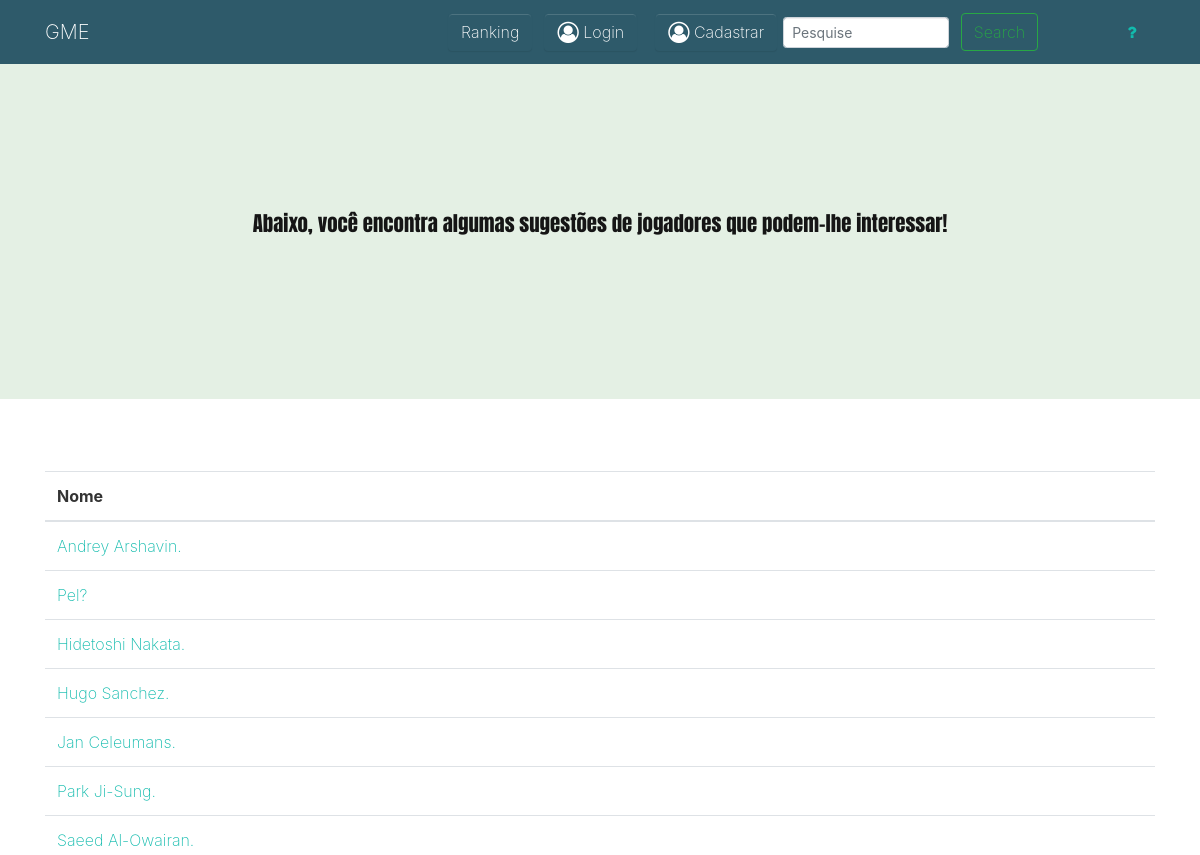
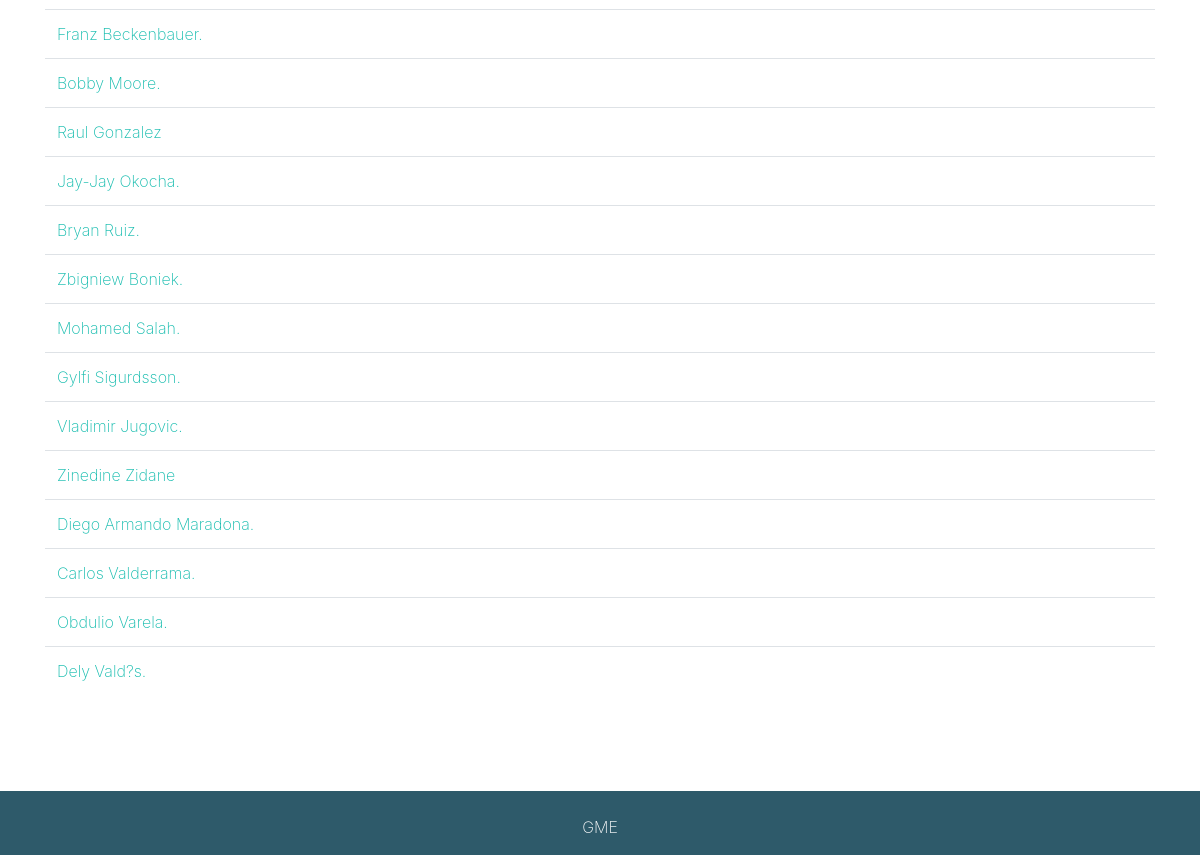
Before: /app/controller/CraqueController.php?rota=atletas with the older database file (2 pictures, top to bottom).
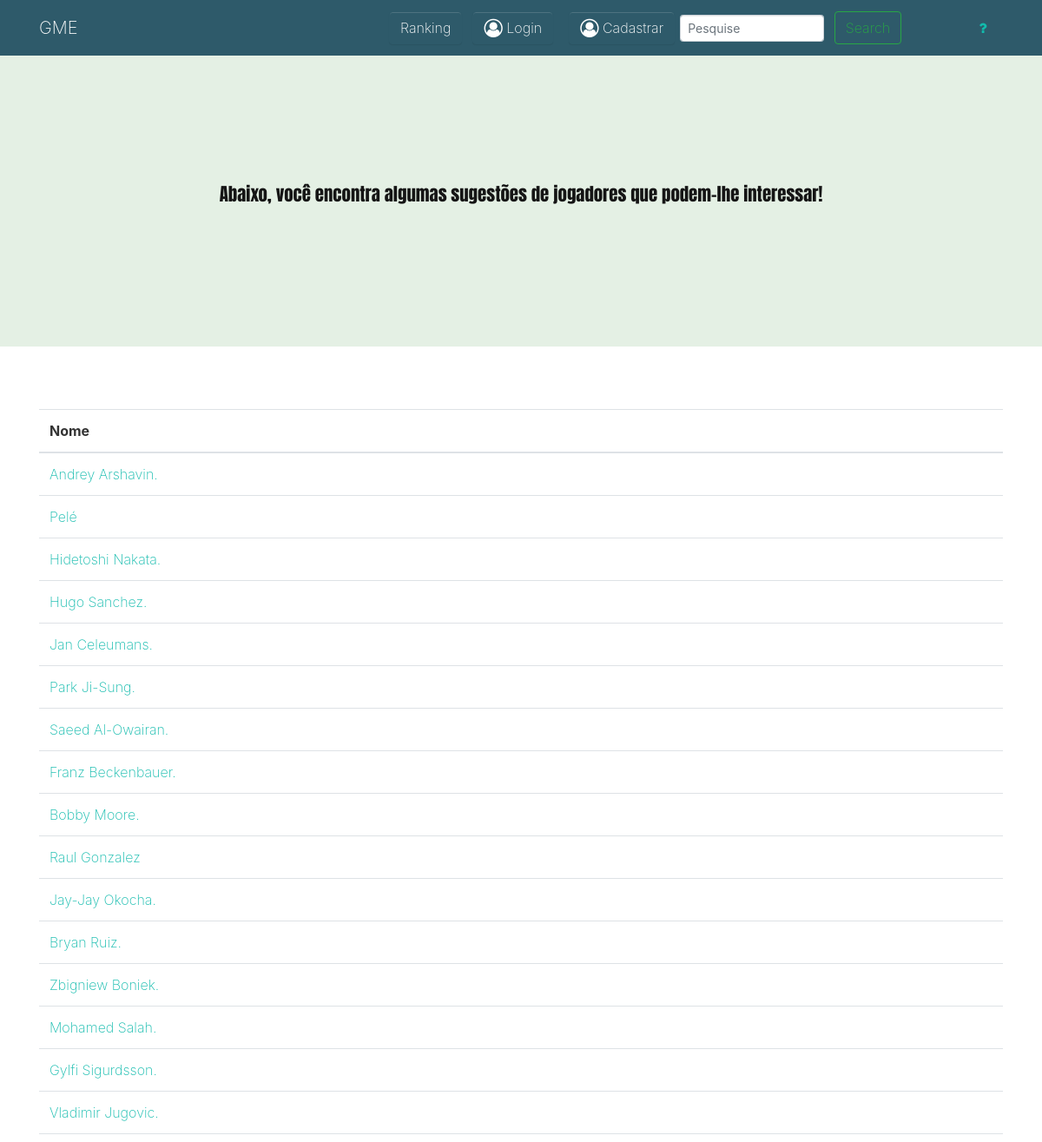
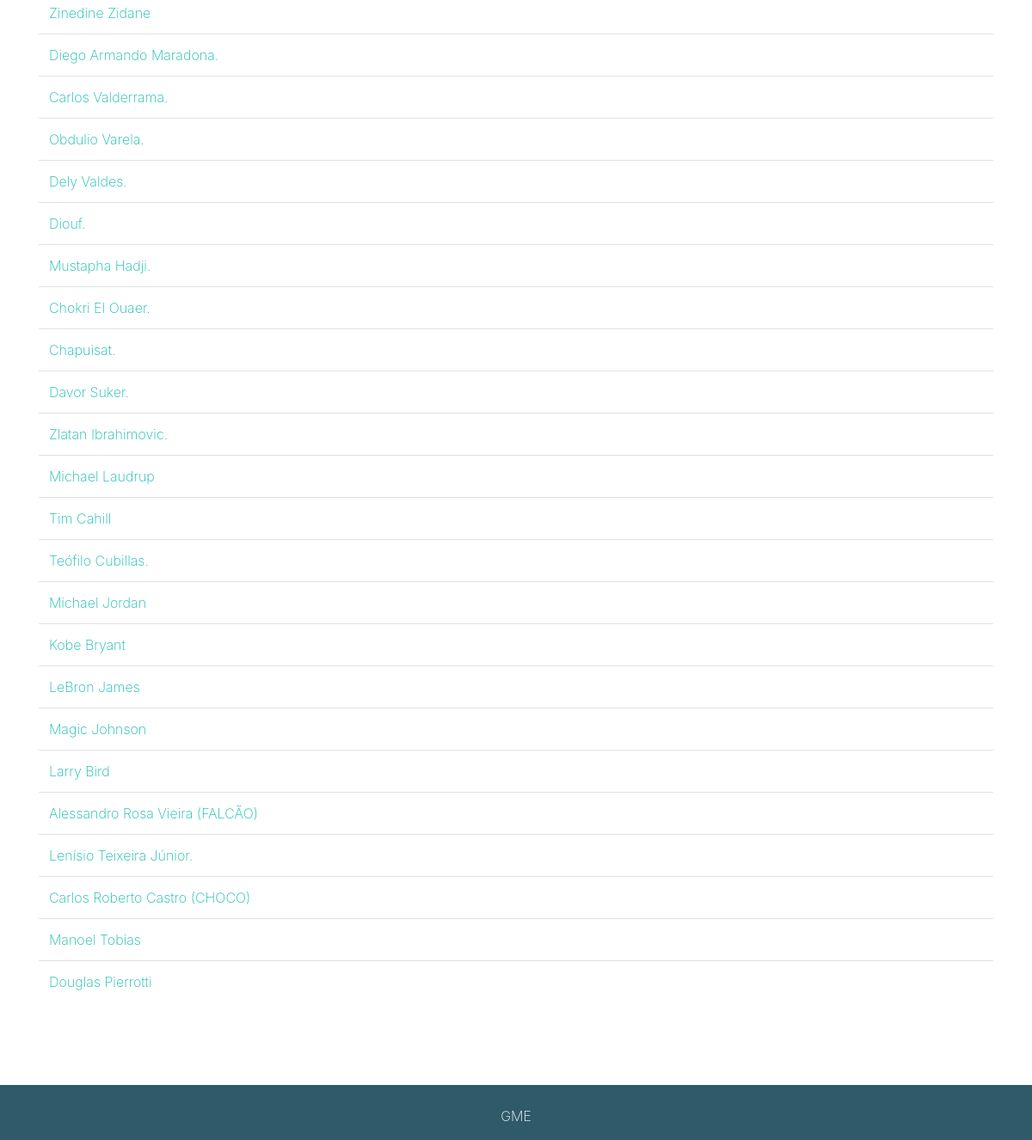
After: the same page with the newer database file (2 pictures, top to bottom).
### tables this page shows
CREATE TABLE `craques` (
  `id_craques` int(10) NOT NULL,
  `nome_craque` varchar(35) NOT NULL,
  `morte` varchar(50) DEFAULT NULL,
  `nascimento` varchar(50) DEFAULT NULL,
  `titulos` varchar(150) DEFAULT NULL,
  `numero_de_jogos` varchar(20) DEFAULT NULL,
  `icon_craque` varchar(1000) DEFAULT NULL,
  `qtd_curtir` int(11) NOT NULL
);

### app/database/Conexao.php (called while the page is built, shortened)
<?php
class Conexao
{
    public static function getConexao(){
        $conexao = new PDO("mysql:host=".self::HOST.";dbname=".self::NOMEBANCO.";charset=utf8", self::USUARIO, self::SENHA);
        return $conexao;
    }
}

### app/crud/CrudCraques.php (called while the page is built, shortened)
<?php
require_once __DIR__."/../database/Conexao.php";
require_once __DIR__ . "/../model/Craque.php";
class CrudCraques
{
    private $conexao;
    public function __construct()
    {
        $this->conexao = Conexao::getConexao();
    }
    public function getAtletas(){
        $sql = "SELECT * FROM craques";
        $craquesArray = $this->conexao->query($sql)->fetchAll(PDO::FETCH_ASSOC);
        $arrayCraquesObj = array();
        foreach ($craquesArray as $craque){
            $craqueObj = new Craque($craque['id_craques'], $craque['nome_craque'], $craque['morte'], $craque['nascimento'], $craque['titulos'], $craque['numero_de_jogos'], $craque['icon_craque']);
            $arrayCraquesObj[] = $craqueObj;
        }
        return $arrayCraquesObj;
    }
}

### app/model/Craque.php (called while the page is built, shortened)
<?php
class Craque
{
    private $id_craque;
    private $nome_craque;
    public function getIdCraque()
    {
        return $this->id_craque;
    }
    public function setIdCraque($id_craque)
    {
        $this->id_craque = $id_craque;
    }
    public function getNomeCraque()
    {
        return $this->nome_craque;
    }
    public function setNomeCraque($nome_craque)
    {
        $this->nome_craque = $nome_craque;
    }
}

### app/view/viewAtletas.php (the view, shortened to what this page needs)
<!DOCTYPE html>
<html>
<head>
    <link rel="stylesheet" href="https://cdnjs.cloudflare.com/ajax/libs/font-awesome/4.7.0/css/font-awesome.min.css" type="text/css">
    <link rel="stylesheet" href="../../assets/viewEsportes.css" type="text/css">
</head>
<body>
<?php
if(isset($_SESSION['tipo']) AND $_SESSION['tipo'] != '2'){
    require_once "navLoged.php";
}
elseif (!isset($_SESSION['tipo'])){
    require_once "navUnloged.php";
}
elseif(isset($_SESSION) AND $_SESSION['tipo'] == '2'){
    require_once "navLogedAdmin.php";
}?>
<div class="cabecalho text-center py-5">
    <div class="container">
        <div class="row my-5 justify-content-center">
            <div class="col-md-10">
                <p class="lead text-dark">Abaixo, você encontra algumas sugestões de jogadores que podem-lhe interessar!</p>
            </div>
        </div>
    </div>
</div>
<div class="py-5">
    <div class="container">
        <div class="row">
            <div class="col-md-12">
                <table class="table">
                    <thead>
                    <tr>
                        <th>Nome</th>
                    </tr>
                    </thead>
                    <tbody>
                    <?php foreach ($craques as $c):?>
                        <tr>
                            <td><a href="../controller/CraqueController.php?rota=ver&id=<?= $c->getIdCraque();?>"><?= $c->getNomeCraque();?></a></td>
                        </tr>
                    <?php endforeach;?>
                    </tbody>
                </table>
            </div>
        </div>
    </div>
</div>
</body>
</html>

Changed rows visible on the page:
changed craques: nome_craque "Pel?" → "Pelé"
changed craques: nome_craque "Dely Vald?s." → "Dely Valdes."
added craques: nome_craque "Diouf."
added craques: nome_craque "Mustapha Hadji."
added craques: nome_craque "Chokri El Ouaer."
added craques: nome_craque "Chapuisat."
added craques: nome_craque "Davor Suker."
added craques: nome_craque "Zlatan Ibrahimovic."
added craques: nome_craque "Michael Laudrup"
added craques: nome_craque "Tim Cahill"
added craques: nome_craque "Teófilo Cubillas."
added craques: nome_craque "Michael Jordan"
added craques: nome_craque "Kobe Bryant"
added craques: nome_craque "LeBron James"
added craques: nome_craque "Magic Johnson"
added craques: nome_craque "Larry Bird"
added craques: nome_craque "Alessandro Rosa Vieira (FALCÃO)"
added craques: nome_craque "Lenísio Teixeira Júnior."
added craques: nome_craque "Carlos Roberto Castro (CHOCO)"
added craques: nome_craque "Manoel Tobias"
added craques: nome_craque "Douglas Pierrotti"
